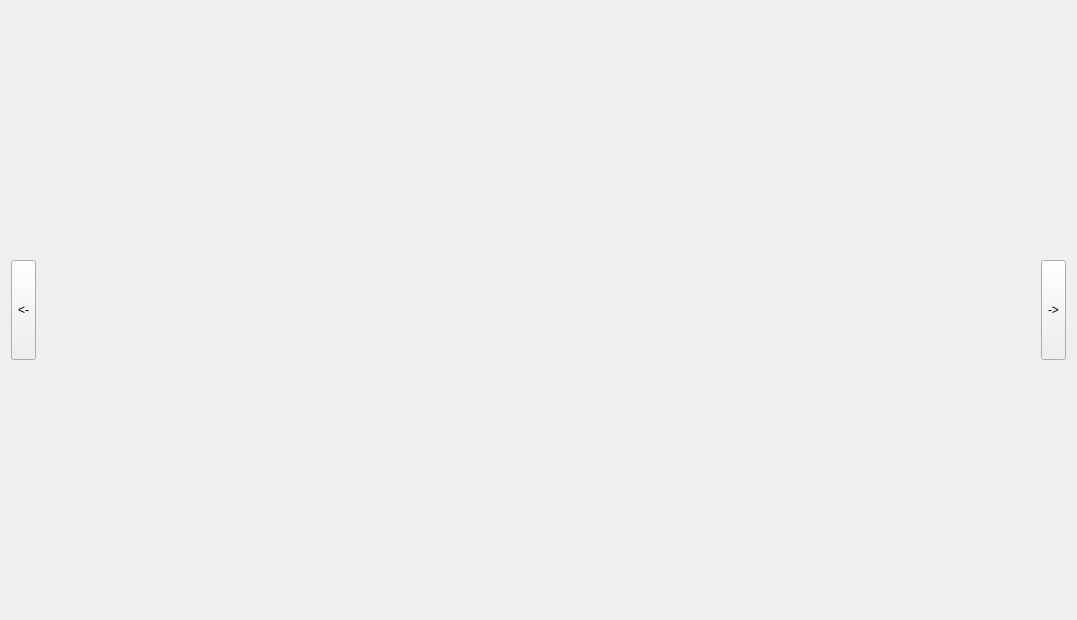
<?xml version="1.0" encoding="UTF-8"?>
<ui version="4.0">
 <class>SlideShowForm</class>
 <widget class="QWidget" name="SlideShowForm">
  <property name="geometry">
   <rect>
    <x>0</x>
    <y>0</y>
    <width>1077</width>
    <height>620</height>
   </rect>
  </property>
  <property name="windowTitle">
   <string>Form</string>
  </property>
  <layout class="QHBoxLayout" name="horizontalLayout">
   <item>
    <widget class="QToolButton" name="leftButton">
     <property name="minimumSize">
      <size>
       <width>0</width>
       <height>100</height>
      </size>
     </property>
     <property name="text">
      <string>&lt;-</string>
     </property>
    </widget>
   </item>
   <item>
    <widget class="QWidget" name="container" native="true"/>
   </item>
   <item>
    <widget class="QToolButton" name="rightButton">
     <property name="minimumSize">
      <size>
       <width>0</width>
       <height>100</height>
      </size>
     </property>
     <property name="text">
      <string>-&gt;</string>
     </property>
    </widget>
   </item>
  </layout>
 </widget>
 <resources/>
 <connections/>
</ui>
